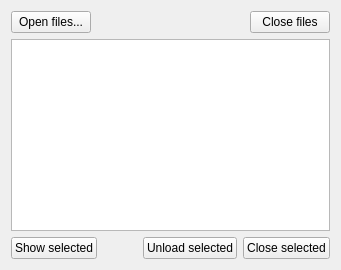
            <widget class="QWidget" name="tab">
             <attribute name="icon">
              <iconset resource="../resources/main_resources.qrc">
               <normaloff>:/icon/icons/selection13.png</normaloff>:/icon/icons/selection13.png</iconset>
             </attribute>
             <attribute name="title">
              <string>Select</string>
             </attribute>
             <layout class="QVBoxLayout" name="verticalLayout">
              <item>
               <layout class="QHBoxLayout" name="horizontalLayout_10">
                <property name="topMargin">
                 <number>0</number>
                </property>
                <item>
                 <widget class="QPushButton" name="pushButton_open_storm">
                  <property name="cursor">
                   <cursorShape>PointingHandCursor</cursorShape>
                  </property>
                  <property name="text">
                   <string>Open files...</string>
                  </property>
                 </widget>
                </item>
                <item>
                 <spacer name="horizontalSpacer_7">
                  <property name="orientation">
                   <enum>Qt::Horizontal</enum>
                  </property>
                  <property name="sizeHint" stdset="0">
                   <size>
                    <width>40</width>
                    <height>20</height>
                   </size>
                  </property>
                 </spacer>
                </item>
                <item>
                 <widget class="QPushButton" name="pushButton_close_all_storm">
                  <property name="cursor">
                   <cursorShape>PointingHandCursor</cursorShape>
                  </property>
                  <property name="text">
                   <string>Close files</string>
                  </property>
                 </widget>
                </item>
               </layout>
              </item>
              <item>
               <widget class="QListWidget" name="storm_images_list"/>
              </item>
              <item>
               <layout class="QHBoxLayout" name="horizontalLayout_6">
                <item>
                 <widget class="QPushButton" name="pushButton_show_storm">
                  <property name="text">
                   <string>Show selected</string>
                  </property>
                 </widget>
                </item>
                <item>
                 <spacer name="horizontalSpacer_8">
                  <property name="orientation">
                   <enum>Qt::Horizontal</enum>
                  </property>
                  <property name="sizeHint" stdset="0">
                   <size>
                    <width>40</width>
                    <height>20</height>
                   </size>
                  </property>
                 </spacer>
                </item>
                <item>
                 <widget class="QPushButton" name="pushButton_unload_storm">
                  <property name="cursor">
                   <cursorShape>PointingHandCursor</cursorShape>
                  </property>
                  <property name="text">
                   <string>Unload selected</string>
                  </property>
                 </widget>
                </item>
                <item>
                 <widget class="QPushButton" name="pushButton_close_storm">
                  <property name="cursor">
                   <cursorShape>PointingHandCursor</cursorShape>
                  </property>
                  <property name="text">
                   <string>Close selected</string>
                  </property>
                 </widget>
                </item>
               </layout>
              </item>
             </layout>
            </widget>
